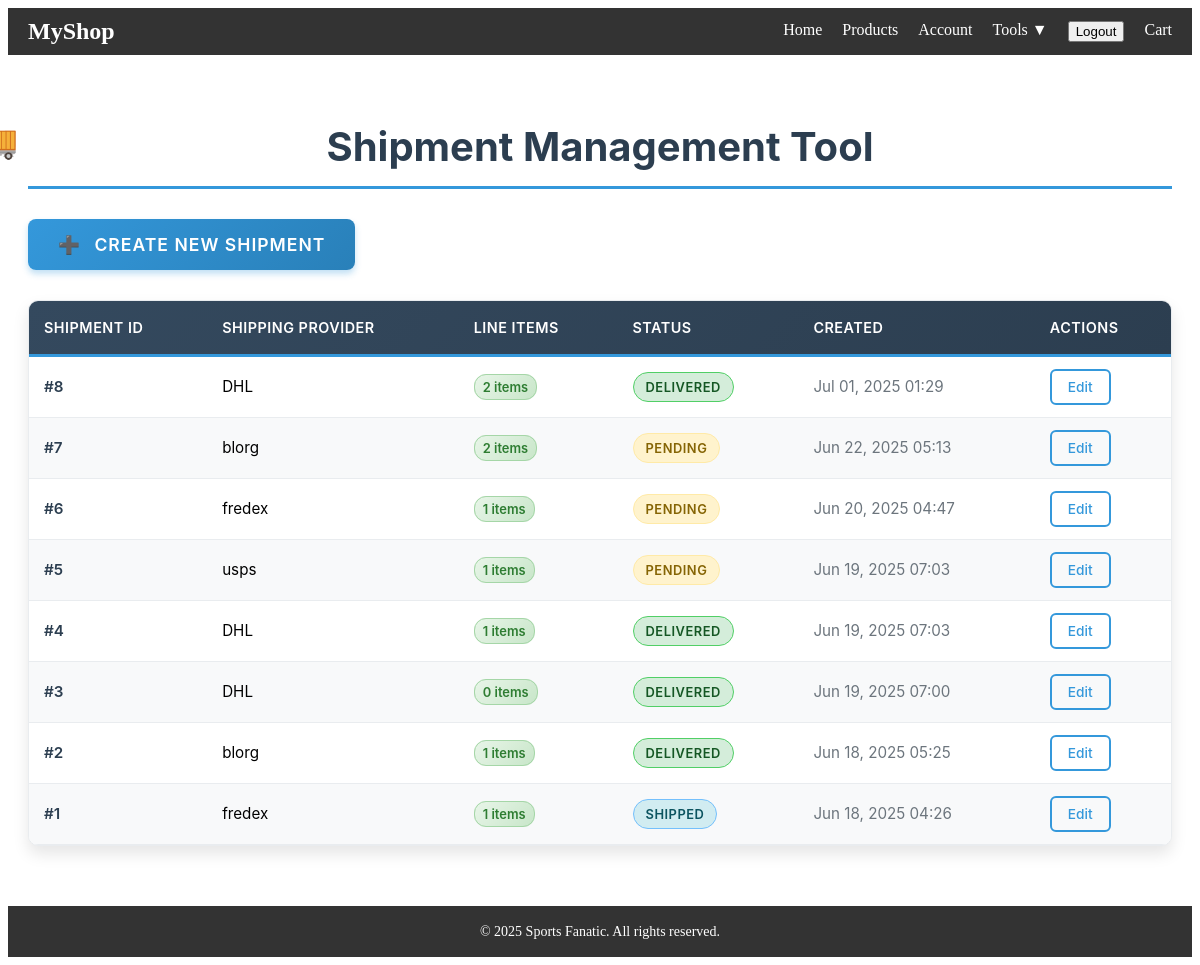
Screenshot of /shipments/ (signed in) with the database file from the repository.
### store/models.py (models this page shows, shortened)
class Shipment(models.Model):
    shipment_id = models.AutoField(primary_key=True)
    shipping_provider = models.CharField(max_length=100)
    line_items = models.ManyToManyField(LineItem, related_name='shipments')  # Changed to ManyToMany
    created_at = models.DateTimeField(default=timezone.now)
    updated_at = models.DateTimeField(default=timezone.now)
    status = models.CharField(max_length=50, choices=[
        ('pending', 'Pending'),
        ('shipped', 'Shipped'),
        ('delivered', 'Delivered'),
        ('cancelled', 'Cancelled')
    ], default='pending')

### store/views.py (the view)
# urls.py: path('shipments/', views.shipment_tool, name='shipment_tool'),
@login_required
def shipment_tool(request):
    shipments = Shipment.objects.all().order_by('-created_at')
    return render(request, 'store/shipment_tool.html', {'shipments': shipments})

### store/templates/store/shipment_tool.html (shortened to what this page needs)
{% extends 'store/base.html' %}
{% load static %}
{% block styles %}
    <link rel="stylesheet" href="{% static 'store/shipment_tool.css' %}">
{% endblock %}
{% block content %}
<div class="shipment-tool-container">
    <h1>Shipment Management Tool</h1>
    <a href="{% url 'add_shipment' %}" class="create-shipment-btn">Create New Shipment</a>
    {% if shipments %}
        <div class="shipments-table-wrapper">
            <table class="shipments-table">
                <thead>
                    <tr>
                        <th>Shipment ID</th>
                        <th>Shipping Provider</th>
                        <th>Line Items</th>
                        <th>Status</th>
                        <th>Created</th>
                        <th>Actions</th>
                    </tr>
                </thead>
                <tbody>
                    {% for shipment in shipments %}
                    <tr>
                        <td>#{{ shipment.shipment_id }}</td>
                        <td>{{ shipment.shipping_provider }}</td>
                        <td><span class="line-items-count">{{ shipment.line_items.count }} items</span></td>
                        <td>
                            <span class="status-badge status-{{ shipment.status }}">
                                {{ shipment.get_status_display }}
                            </span>
                        </td>
                        <td class="date-cell">{{ shipment.created_at|date:"M d, Y H:i" }}</td>
                        <td>
                            <a href="{% url 'edit_shipment' shipment.shipment_id %}" class="edit-link">Edit</a>
                        </td>
                    </tr>
                    {% endfor %}
                </tbody>
            </table>
        </div>
    {% else %}
        <div class="empty-state">
            <div class="empty-state-icon">📦</div>
            <h3>No Shipments Found</h3>
            <p>You haven't created any shipments yet. Click the button above to create your first shipment.</p>
        </div>
    {% endif %}
</div>
{% endblock %}

### store/static/store/shipment_tool.css (style rules this page uses)
.shipment-tool-container { max-width: 1200px; margin: 20px auto; padding: 20px; font-family: -apple-system, BlinkMacSystemFont, 'Segoe UI', Roboto, Oxygen, Ubuntu, Cantarell, sans-serif; }
.shipment-tool-container h1 { color: #2c3e50; margin-bottom: 30px; padding-bottom: 15px; border-bottom: 3px solid #3498db; font-size: 2.5em; text-align: center; position: relative; }
.shipment-tool-container h1:before { content: "🚚"; position: absolute; left: -50px; top: 0; font-size: 0.8em; }
.create-shipment-btn { display: inline-block; background: linear-gradient(135deg, #3498db 0%, #2980b9 100%); color: white; padding: 15px 30px; text-decoration: none; border-radius: 8px; font-weight: 600; font-size: 1.1em; margin-bottom: 30px; transition: all 0.3s ease; box-shadow: 0 4px 6px rgba(52, 152, 219, 0.3); text-transform: uppercase; letter-spacing: 1px; }
.create-shipment-btn:before { content: "➕ "; margin-right: 8px; }
.shipments-table-wrapper { background-color: #ffffff; border-radius: 10px; box-shadow: 0 8px 16px rgba(0, 0, 0, 0.1); overflow: hidden; border: 1px solid #e9ecef; }
.shipments-table { width: 100%; border-collapse: collapse; margin: 0; font-size: 1em; }
.shipments-table thead { background: linear-gradient(135deg, #34495e 0%, #2c3e50 100%); color: white; }
.shipments-table thead th { padding: 18px 15px; text-align: left; font-weight: 600; text-transform: uppercase; letter-spacing: 0.5px; font-size: 0.9em; border-bottom: 3px solid #3498db; position: relative; }
.shipments-table tbody tr { transition: all 0.3s ease; border-bottom: 1px solid #e9ecef; }
.shipments-table tbody tr:nth-child(even) { background-color: #f8f9fa; }
.shipments-table tbody td { padding: 15px; vertical-align: middle; font-size: 0.95em; }
.shipments-table tbody td:first-child { font-weight: 600; color: #2c3e50; }
.status-badge { display: inline-block; padding: 6px 12px; border-radius: 20px; font-size: 0.85em; font-weight: 600; text-transform: uppercase; letter-spacing: 0.5px; }
.status-pending { background-color: #fff3cd; color: #856404; border: 1px solid #ffeaa7; }
.status-shipped { background-color: #d1ecf1; color: #0c5460; border: 1px solid #74c0fc; }
.status-delivered { background-color: #d4edda; color: #155724; border: 1px solid #51cf66; }
.edit-link { display: line-block; color: #3498db; text-decoration: none; font-weight: 500; padding: 8px 16px; border: 2px solid #3498db; border-radius: 6px; transition: all 0.3 ease; background-color: transparent; font-size: 0.9em; }
.line-items-count { background: linear-gradient(135deg, #e8f5e8 0%, #c8e6c9 100%); color: #2e7d32; padding: 4px 8px; border-radius: 12px; font-size: 0.85em; font-weight: 600; border: 1px solid #a5d6a7; }
.date-cell { color: #6c757d; font-size: 0.9em; }
.shipments-table tbody tr { animation: fadeInScale 0.4s ease forwards; }

### store/static/store/base.css (style rules this page uses)
body { display: flex; flex-direction: column; min-height: 100vh; }

### rows the page displays
Shipment: shipment_id "8", shipping_provider "DHL", line_items.count "2", status "DELIVERED", created_at "Jul 01, 2025 01:29"
Shipment: shipment_id "7", shipping_provider "blorg", line_items.count "2", status "PENDING", created_at "Jun 22, 2025 05:13"
Shipment: shipment_id "6", shipping_provider "fredex", line_items.count "1", status "PENDING", created_at "Jun 20, 2025 04:47"
Shipment: shipment_id "5", shipping_provider "usps", line_items.count "1", status "PENDING", created_at "Jun 19, 2025 07:03"
Shipment: shipment_id "4", shipping_provider "DHL", line_items.count "1", status "DELIVERED", created_at "Jun 19, 2025 07:03"
Shipment: shipment_id "3", shipping_provider "DHL", line_items.count "0", status "DELIVERED", created_at "Jun 19, 2025 07:00"
Shipment: shipment_id "2", shipping_provider "blorg", line_items.count "1", status "DELIVERED", created_at "Jun 18, 2025 05:25"
Shipment: shipment_id "1", shipping_provider "fredex", line_items.count "1", status "SHIPPED", created_at "Jun 18, 2025 04:26"
